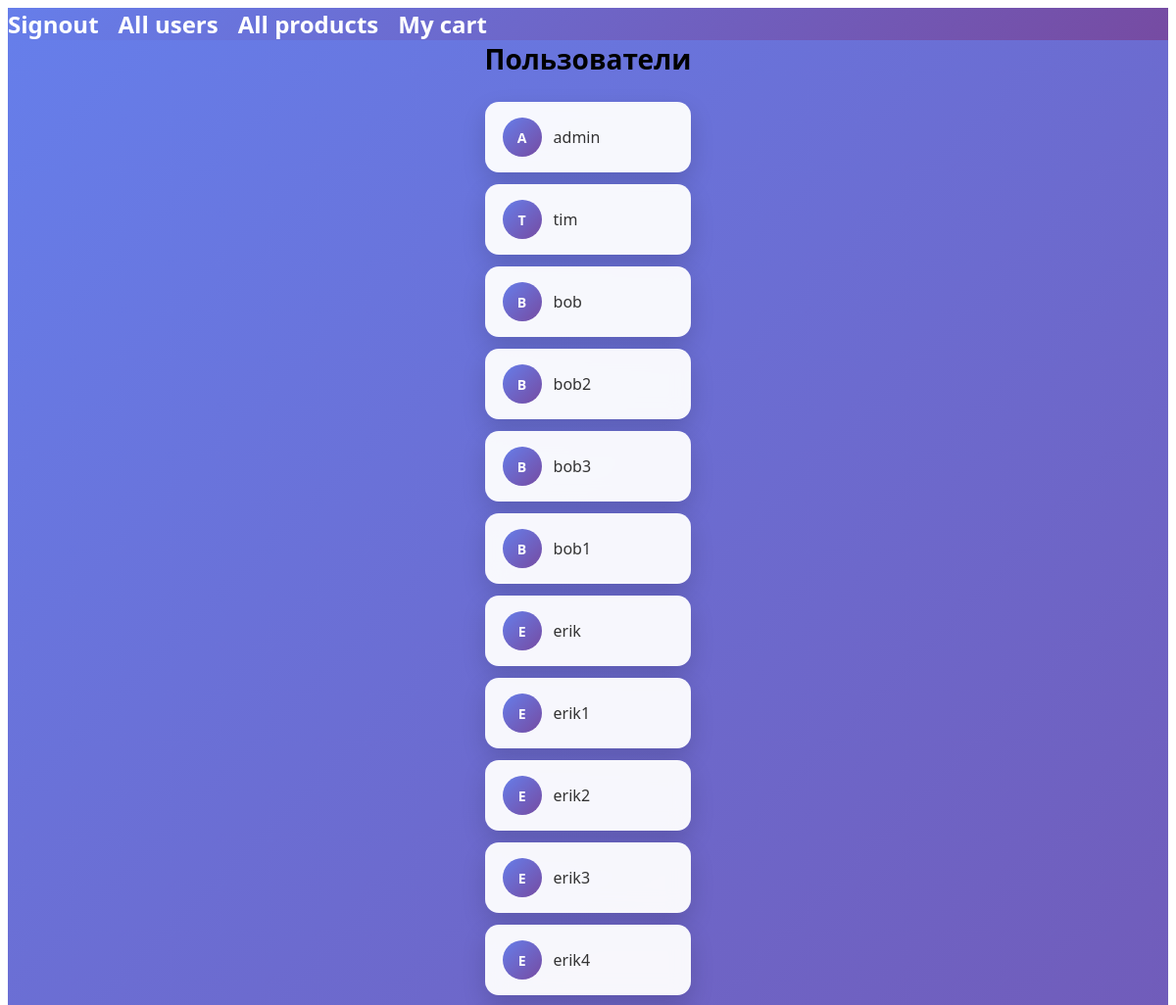
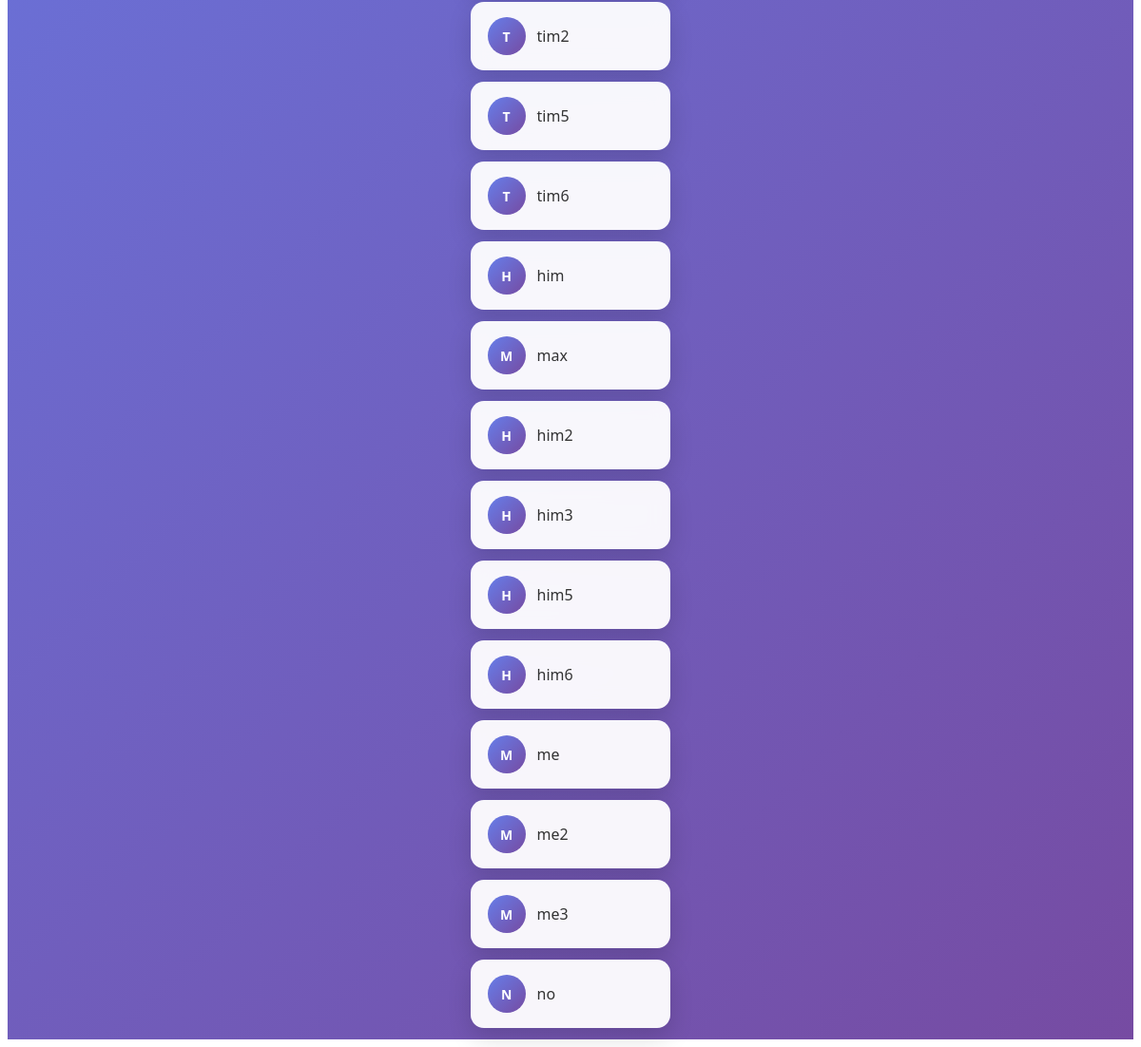
/get_all_users/ (signed in), run on an earlier commit of the app's database (2 pictures, top to bottom).
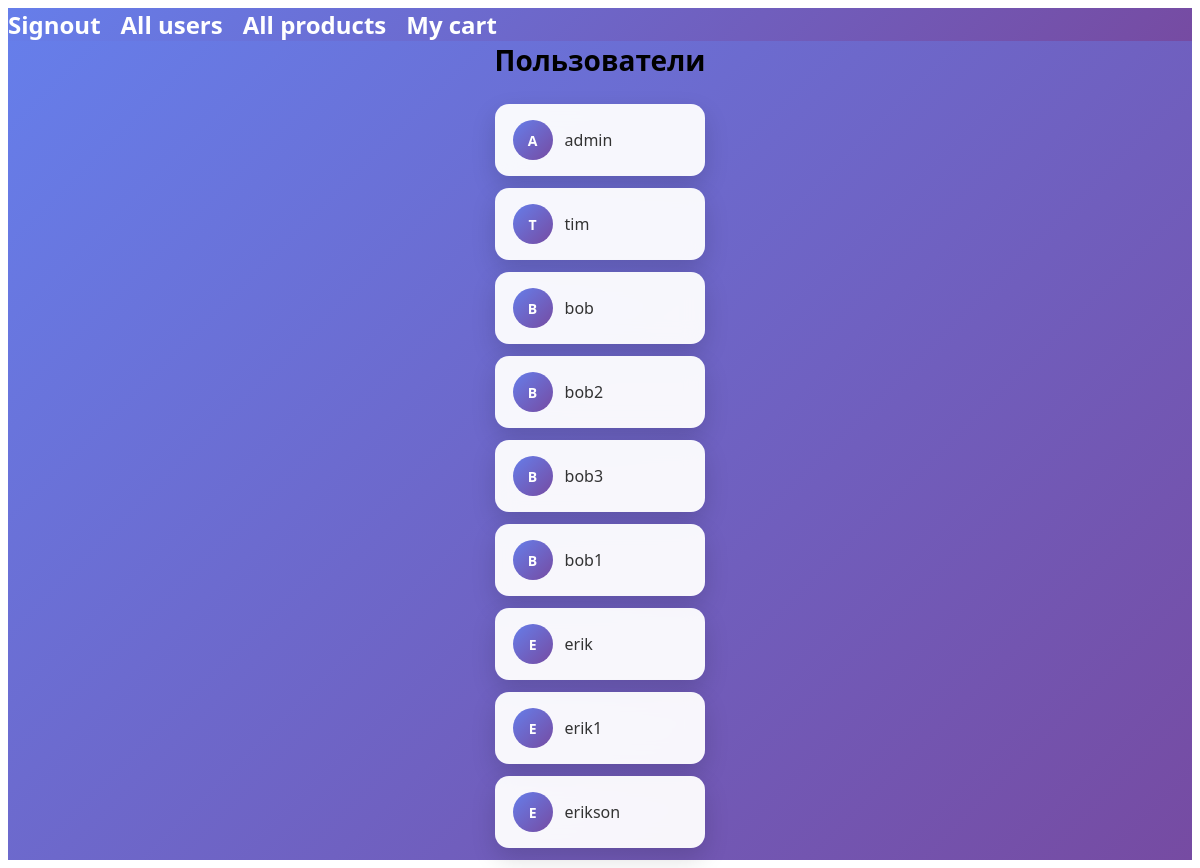
And on a later commit of the database.
### users/models.py (models this page shows, shortened)
class CustomerUser(AbstractUser):
    photo = models.ImageField(blank=True,null=True,help_text='Фото профиля (рекомендуемые размер 400x400)',upload_to='user_photos/')
    USER_ROLES = (('customer','Покупатель'),
                  ('seller',"Продавец"))
    role = models.CharField(max_length=20,choices=USER_ROLES, default='customer')
    phone_number = models.CharField(max_length=32,blank=False,null=False)
    @property
    def is_seller(self):
        return self.role == 'seller'

### users/views.py (the view)
    def wrapper(request,*args,**kwargs):
        if request.user.is_authenticated:
            return func(request,*args,**kwargs)
        return redirect('users:signin')

### users/views.py (called while the page is built)
def login_required(func):
    def wrapper(request,*args,**kwargs):
        if request.user.is_authenticated:
            return func(request,*args,**kwargs)
        return redirect('users:signin')
    return wrapper

@login_required
def get_all_users(request):
    all_users = CustomerUser.objects.all()
    return render(request,'get_all_users.html',{'all_users':all_users})

### users/templates/get_all_users.html (shortened to what this page needs)
{% extends 'base.html' %}
{% load static %}
{% block style %} <link rel="stylesheet" href="{% static 'css/style.css' %}"> {% endblock %}
{% block content %}
</head>
<body>
<div class="container">
    <div class="title">Пользователи</div>
    {% for i in all_users %}
        <div class="user">
            <div class="avatar">
                {{ i.username|slice:":1"|upper }}
            </div>
            <div class="username">{{ i.username }}</div>
        </div>
    {% empty %}
        <div class="empty">Нет пользователей</div>
    {% endfor %}
</div>
{% endblock %}

What changed in the data, as far as the page shows it:
removed CustomerUser: username "E", username "erik2"
removed CustomerUser: username "E", username "erik3"
removed CustomerUser: username "E", username "erik4"
removed CustomerUser: username "T", username "tim2"
removed CustomerUser: username "T", username "tim5"
removed CustomerUser: username "T", username "tim6"
removed CustomerUser: username "H", username "him"
removed CustomerUser: username "M", username "max"
removed CustomerUser: username "H", username "him2"
removed CustomerUser: username "H", username "him3"
removed CustomerUser: username "H", username "him5"
removed CustomerUser: username "H", username "him6"
removed CustomerUser: username "M", username "me"
removed CustomerUser: username "M", username "me2"
removed CustomerUser: username "M", username "me3"
removed CustomerUser: username "N", username "no"
added CustomerUser: username "E", username "erikson"
